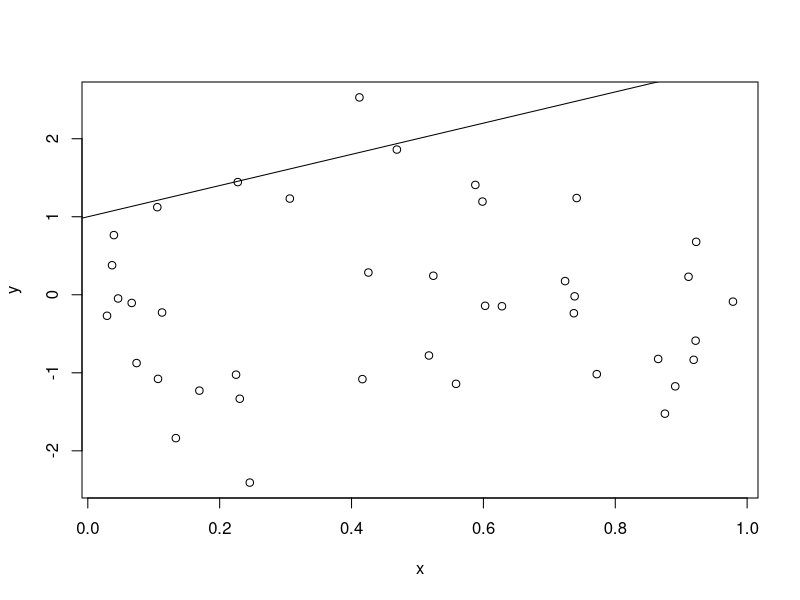

Source code (R):
## ---- chunk 1
x <- runif(40)
y <- rnorm(40, 0, 1)
plot(x, y)
abline(1, 2)
